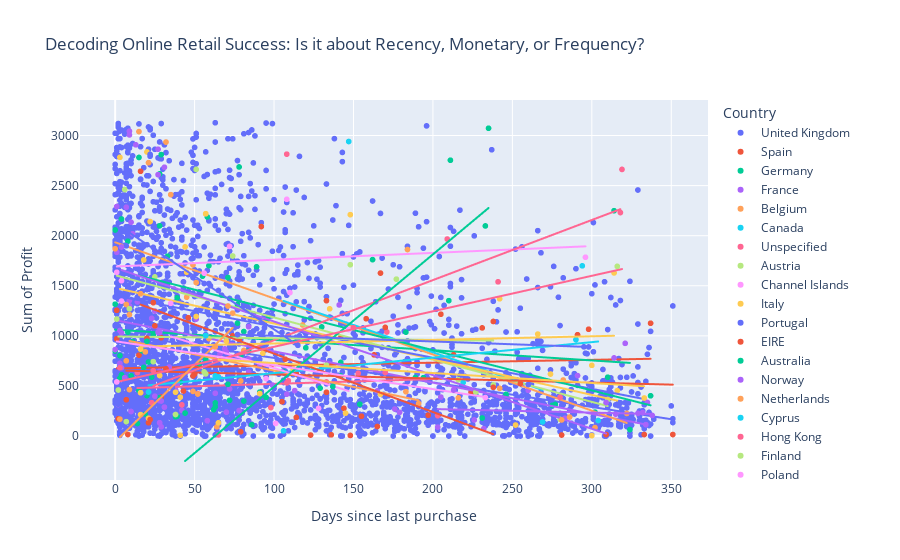

Source (notebook cell):
### Code cell
fig = px.scatter(df_viz, x="Days since last purchase", y="Sum of Profit",
	         color="Country", trendline="ols", title="Decoding Online Retail Success: Is it about Recency, Monetary, or Frequency?")
fig.show()

### Figure 1 — Plotly figure (JSON) as saved in the notebook; plotly's stock layout.template omitted (floating-point values rounded to 4 significant figures; data arrays with more than 128 entries replaced by an {"elided": "..."} marker saying what was removed)
{"data": [{"hovertemplate": "Country=United Kingdom<br>Days since last purchase=%{x}<br>Sum of Profit=%{y}<extra></extra>", "legendgroup": "United Kingdom", "marker": {"color": "#636efa", "symbol": "circle"}, "mode": "markers", "name": "United Kingdom", "showlegend": true, "type": "scattergl", "x": {"elided": "3260 int values"}, "xaxis": "x", "y": {"elided": "3260 float values"}, "yaxis": "y"}, {"hovertemplate": "<b>OLS trendline</b><br>Sum of Profit = -2.44737 * Days since last purchase + 1024.51<br>R<sup>2</sup>=0.101633<br><br>Country=United Kingdom<br>Days since last purchase=%{x}<br>Sum of Profit=%{y} <b>(trend)</b><extra></extra>", "legendgroup": "United Kingdom", "marker": {"color": "#636efa", "symbol": "circle"}, "mode": "lines", "name": "United Kingdom", "showlegend": false, "type": "scattergl", "x": {"elided": "3260 int values"}, "xaxis": "x", "y": {"elided": "3260 float values"}, "yaxis": "y"}, {"hovertemplate": "Country=Spain<br>Days since last purchase=%{x}<br>Sum of Profit=%{y}<extra></extra>", "legendgroup": "Spain", "marker": {"color": "#EF553B", "symbol": "circle"}, "mode": "markers", "name": "Spain", "showlegend": true, "type": "scattergl", "x": [1, 49, 1, 46, 231, 78, 29, 74, 72, 15, 142, 50, 224, 133, 43, 28, 29, 2, 155, 197, 165, 21, 337], "xaxis": "x", "y": [970.9, 599.6, 1255.0, 1182.0, 1079.0, 964.8, 981.2, 1000.0, 768.0, 807.8, 982.6, 618.3, 436.3, 1352.0, 449.4, 363.9, 389.7, 172.1, 197.9, 207.8, 95.2, 133.4, 1126], "yaxis": "y"}, {"hovertemplate": "<b>OLS trendline</b><br>Sum of Profit = 0.28475 * Days since last purchase + 675.157<br>R<sup>2</sup>=0.004103<br><br>Country=Spain<br>Days since last purchase=%{x}<br>Sum of Profit=%{y} <b>(trend)</b><extra></extra>", "legendgroup": "Spain", "marker": {"color": "#EF553B", "symbol": "circle"}, "mode": "lines", "name": "Spain", "showlegend": false, "type": "scattergl", "x": [1, 1, 2, 15, 21, 28, 29, 29, 43, 46, 49, 50, 72, 74, 78, 133, 142, 155, 165, 197, 224, 231, 337], "xaxis": "x", "y": [675.4, 675.4, 675.7, 679.4, 681.1, 683.1, 683.4, 683.4, 687.4, 688.3, 689.1, 689.4, 695.7, 696.2, 697.4, 713.0, 715.6, 719.3, 722.1, 731.3, 738.9, 740.9, 771.1], "yaxis": "y"}, {"hovertemplate": "Country=Germany<br>Days since last purchase=%{x}<br>Sum of Profit=%{y}<extra></extra>", "legendgroup": "Germany", "marker": {"color": "#00cc96", "symbol": "circle"}, "mode": "markers", "name": "Germany", "showlegend": true, "type": "scattergl", "x": [29, 314, 78, 0, 4, 58, 89, 233, 8, 211, 96, 33, 39, 0, 59, 28, 130, 8, 15, 77, 55, 79, 24, 3, 4, 120, 142, 142, 0, 10, 28, 41, 18, 53, 11, 3, 23, 106, 129, 194, 189, 77, 28, 246, 20, 63, 310, 57, 154, 277, 62, 72, 91, 81, 275, 14, 63, 302, 17, 39, 81, 183, 19, 38, 231, 324, 21], "xaxis": "x", "y": [2810.0, 2249.0, 2686.0, 2057.0, 2167.0, 2187.0, 1689.0, 2097.0, 1945.0, 2753.0, 1167.0, 1795.0, 1380.0, 1317.0, 1701.0, 2617.0, 1089.0, 1036.0, 454.9, 1127.0, 1596.0, 797.7, 1013.0, 803.3, 610.5, 880.9, 735.0, 599.7, 848.5, 602.0, 2099.0, 539, 686.0, 723.4, 943.2, 577.1, 588.3, 643.3, 477.9, 582.7, 584.6, 1312.0, 383.0, 415.7, 403.7, 292.4, 587.2, 764.5, 318.1, 315.6, 263.2, 356.6, 437.6, 348.7, 305.1, 125.2, 330.8, 238.8, 850.1, 197.7, 1043.0, 1037.0, 219, 192.7, 180.1, 64.25, 739.2], "yaxis": "y"}, {"hovertemplate": "<b>OLS trendline</b><br>Sum of Profit = -1.02376 * Days since last purchase + 1061.92<br>R<sup>2</sup>=0.016320<br><br>Country=Germany<br>Days since last purchase=%{x}<br>Sum of Profit=%{y} <b>(trend)</b><extra></extra>", "legendgroup": "Germany", "marker": {"color": "#00cc96", "symbol": "circle"}, "mode": "lines", "name": "Germany", "showlegend": false, "type": "scattergl", "x": [0, 0, 0, 3, 3, 4, 4, 8, 8, 10, 11, 14, 15, 17, 18, 19, 20, 21, 23, 24, 28, 28, 28, 29, 33, 38, 39, 39, 41, 53, 55, 57, 58, 59, 62, 63, 63, 72, 77, 77, 78, 79, 81, 81, 89, 91, 96, 106, 120, 129, 130, 142, 142, 154, 183, 189, 194, 211, 231, 233, 246, 275, 277, 302, 310, 314, 324], "xaxis": "x", "y": [1062.0, 1062.0, 1062.0, 1059.0, 1059.0, 1058.0, 1058.0, 1054.0, 1054.0, 1052.0, 1051.0, 1048.0, 1047.0, 1045.0, 1043.0, 1042.0, 1041.0, 1040.0, 1038.0, 1037.0, 1033.0, 1033.0, 1033.0, 1032.0, 1028.0, 1023.0, 1022.0, 1022.0, 1020.0, 1008.0, 1006.0, 1004.0, 1003.0, 1002.0, 998.4, 997.4, 997.4, 988.2, 983.1, 983.1, 982.1, 981.0, 979.0, 979.0, 970.8, 968.8, 963.6, 953.4, 939.1, 929.9, 928.8, 916.5, 916.5, 904.3, 874.6, 868.4, 863.3, 845.9, 825.4, 823.4, 810.1, 780.4, 778.3, 752.7, 744.6, 740.5, 730.2], "yaxis": "y"}, {"hovertemplate": "Country=France<br>Days since last purchase=%{x}<br>Sum of Profit=%{y}<extra></extra>", "legendgroup": "France", "marker": {"color": "#ab63fa", "symbol": "circle"}, "mode": "markers", "name": "France", "showlegend": true, "type": "scattergl", "x": [31, 27, 34, 9, 27, 1, 7, 1, 9, 14, 11, 9, 25, 3, 3, 25, 28, 84, 51, 10, 9, 4, 23, 0, 321, 70, 314, 4, 28, 66, 105, 69, 84, 84, 28, 39, 91, 291, 27, 72, 31, 226, 63, 6, 38, 113, 165, 232, 260, 108, 2, 70, 28, 176, 29, 78, 205, 335, 10, 58, 179, 315, 329, 334, 283, 29, 332], "xaxis": "x", "y": [2683.0, 2863.0, 689, 3043.0, 2609.0, 1834.0, 2284.0, 2291.0, 3006.0, 1339.0, 2019.0, 1353.0, 1248.0, 1053.0, 725.1, 397.9, 1033.0, 1091.0, 1167.0, 2134.0, 1299.0, 1031.0, 1175.0, 862.8, 925.4, 836.3, 779.6, 681.8, 353.0, 822.1, 641.1, 869.7, 769.4, 637.8, 646.7, 519.6, 716.4, 603.4, 1036.0, 470.1, 288.7, 160.5, 427.6, 582.1, 460.4, 453.0, 450.7, 73.5, 456.9, 418.1, 314.4, 238.2, 132.9, 269.4, 349.8, 254.2, 389.0, 334.9, 245.1, 153.1, 236.3, 218.4, 225.9, 114, 176.5, 91.68, 234], "yaxis": "y"}, {"hovertemplate": "<b>OLS trendline</b><br>Sum of Profit = -3.12155 * Days since last purchase + 1157.53<br>R<sup>2</sup>=0.189499<br><br>Country=France<br>Days since last purchase=%{x}<br>Sum of Profit=%{y} <b>(trend)</b><extra></extra>", "legendgroup": "France", "marker": {"color": "#ab63fa", "symbol": "circle"}, "mode": "lines", "name": "France", "showlegend": false, "type": "scattergl", "x": [0, 1, 1, 2, 3, 3, 4, 4, 6, 7, 9, 9, 9, 9, 10, 10, 11, 14, 23, 25, 25, 27, 27, 27, 28, 28, 28, 28, 29, 29, 31, 31, 34, 38, 39, 51, 58, 63, 66, 69, 70, 70, 72, 78, 84, 84, 84, 91, 105, 108, 113, 165, 176, 179, 205, 226, 232, 260, 283, 291, 314, 315, 321, 329, 332, 334, 335], "xaxis": "x", "y": [1158.0, 1154.0, 1154.0, 1151.0, 1148.0, 1148.0, 1145.0, 1145.0, 1139.0, 1136.0, 1129.0, 1129.0, 1129.0, 1129.0, 1126.0, 1126.0, 1123.0, 1114.0, 1086.0, 1079.0, 1079.0, 1073.0, 1073.0, 1073.0, 1070.0, 1070.0, 1070.0, 1070.0, 1067.0, 1067.0, 1061.0, 1061.0, 1051.0, 1039.0, 1036.0, 998.3, 976.5, 960.9, 951.5, 942.1, 939.0, 939.0, 932.8, 914.0, 895.3, 895.3, 895.3, 873.5, 829.8, 820.4, 804.8, 642.5, 608.1, 598.8, 517.6, 452.1, 433.3, 345.9, 274.1, 249.2, 177.4, 174.2, 155.5, 130.5, 121.2, 114.9, 111.8], "yaxis": "y"}, {"hovertemplate": "Country=Belgium<br>Days since last purchase=%{x}<br>Sum of Profit=%{y}<extra></extra>", "legendgroup": "Belgium", "marker": {"color": "#FFA15A", "symbol": "circle"}, "mode": "markers", "name": "Belgium", "showlegend": true, "type": "scattergl", "x": [15, 35, 0, 32, 21, 184, 45, 7, 57, 49, 118, 59, 7, 81, 79, 9, 282, 242, 216, 322, 286, 302], "xaxis": "x", "y": [3039.0, 2410.0, 1870.0, 2935.0, 2729.0, 1862.0, 1386.0, 1313.0, 2218.0, 1708.0, 1109.0, 972.8, 750.5, 854.2, 549.8, 1212.0, 559.1, 476.5, 381.1, 225.6, 189.9, 84.3], "yaxis": "y"}, {"hovertemplate": "<b>OLS trendline</b><br>Sum of Profit = -5.60235 * Days since last purchase + 1934<br>R<sup>2</sup>=0.465917<br><br>Country=Belgium<br>Days since last purchase=%{x}<br>Sum of Profit=%{y} <b>(trend)</b><extra></extra>", "legendgroup": "Belgium", "marker": {"color": "#FFA15A", "symbol": "circle"}, "mode": "lines", "name": "Belgium", "showlegend": false, "type": "scattergl", "x": [0, 7, 7, 9, 15, 21, 32, 35, 45, 49, 57, 59, 79, 81, 118, 184, 216, 242, 282, 286, 302, 322], "xaxis": "x", "y": [1934.0, 1895.0, 1895.0, 1884.0, 1850.0, 1816.0, 1755.0, 1738.0, 1682.0, 1659.0, 1615.0, 1603.0, 1491.0, 1480.0, 1273.0, 903.2, 723.9, 578.2, 354.1, 331.7, 242.1, 130.0], "yaxis": "y"}, {"hovertemplate": "Country=Canada<br>Days since last purchase=%{x}<br>Sum of Profit=%{y}<extra></extra>", "legendgroup": "Canada", "marker": {"color": "#19d3f3", "symbol": "circle"}, "mode": "markers", "name": "Canada", "showlegend": true, "type": "scattergl", "x": [147, 269, 106, 219], "xaxis": "x", "y": [2940.0, 140.5, 51.56, 534.2], "yaxis": "y"}, {"hovertemplate": "<b>OLS trendline</b><br>Sum of Profit = -5.45658 * Days since last purchase + 1927.43<br>R<sup>2</sup>=0.084655<br><br>Country=Canada<br>Days since last purchase=%{x}<br>Sum of Profit=%{y} <b>(trend)</b><extra></extra>", "legendgroup": "Canada", "marker": {"color": "#19d3f3", "symbol": "circle"}, "mode": "lines", "name": "Canada", "showlegend": false, "type": "scattergl", "x": [106, 147, 219, 269], "xaxis": "x", "y": [1349.0, 1125.0, 732.4, 459.6], "yaxis": "y"}, {"hovertemplate": "Country=Unspecified<br>Days since last purchase=%{x}<br>Sum of Profit=%{y}<extra></extra>", "legendgroup": "Unspecified", "marker": {"color": "#FF6692", "symbol": "circle"}, "mode": "markers", "name": "Unspecified", "showlegend": true, "type": "scattergl", "x": [133, 153, 98, 171, 14, 108, 109, 23, 203], "xaxis": "x", "y": [540.1, 626.9, 284.3, 1038.0, 632.5, 530.2, 552, 333.2, 203.2], "yaxis": "y"}, {"hovertemplate": "<b>OLS trendline</b><br>Sum of Profit = 0.483669 * Days since last purchase + 472.385<br>R<sup>2</sup>=0.015261<br><br>Country=Unspecified<br>Days since last purchase=%{x}<br>Sum of Profit=%{y} <b>(trend)</b><extra></extra>", "legendgroup": "Unspecified", "marker": {"color": "#FF6692", "symbol": "circle"}, "mode": "lines", "name": "Unspecified", "showlegend": false, "type": "scattergl", "x": [14, 23, 98, 108, 109, 133, 153, 171, 203], "xaxis": "x", "y": [479.2, 483.5, 519.8, 524.6, 525.1, 536.7, 546.4, 555.1, 570.6], "yaxis": "y"}, {"hovertemplate": "Country=Austria<br>Days since last purchase=%{x}<br>Sum of Profit=%{y}<extra></extra>", "legendgroup": "Austria", "marker": {"color": "#B6E880", "symbol": "circle"}, "mode": "markers", "name": "Austria", "showlegend": true, "type": "scattergl", "x": [51, 25, 133, 24, 227, 1, 216, 177, 310, 280], "xaxis": "x", "y": [2662.0, 1588.0, 707.1, 742.9, 438.0, 1168.0, 562.4, 1566.0, 364.6, 166.0], "yaxis": "y"}, {"hovertemplate": "<b>OLS trendline</b><br>Sum of Profit = -4.2131 * Days since last purchase + 1604.96<br>R<sup>2</sup>=0.398136<br><br>Country=Austria<br>Days since last purchase=%{x}<br>Sum of Profit=%{y} <b>(trend)</b><extra></extra>", "legendgroup": "Austria", "marker": {"color": "#B6E880", "symbol": "circle"}, "mode": "lines", "name": "Austria", "showlegend": false, "type": "scattergl", "x": [1, 24, 25, 51, 133, 177, 216, 227, 280, 310], "xaxis": "x", "y": [1601.0, 1504.0, 1500.0, 1390.0, 1045.0, 859.2, 694.9, 648.6, 425.3, 298.9], "yaxis": "y"}, {"hovertemplate": "Country=Channel Islands<br>Days since last purchase=%{x}<br>Sum of Profit=%{y}<extra></extra>", "legendgroup": "Channel Islands", "marker": {"color": "#FF97FF", "symbol": "circle"}, "mode": "markers", "name": "Channel Islands", "showlegend": true, "type": "scattergl", "x": [108, 72, 1, 4, 56, 296, 110], "xaxis": "x", "y": [2363.0, 1893.0, 1635.0, 1551.0, 1626.0, 1785.0, 1432], "yaxis": "y"}, {"hovertemplate": "<b>OLS trendline</b><br>Sum of Profit = 0.680143 * Days since last purchase + 1692.07<br>R<sup>2</sup>=0.048915<br><br>Country=Channel Islands<br>Days since last purchase=%{x}<br>Sum of Profit=%{y} <b>(trend)</b><extra></extra>", "legendgroup": "Channel Islands", "marker": {"color": "#FF97FF", "symbol": "circle"}, "mode": "lines", "name": "Channel Islands", "showlegend": false, "type": "scattergl", "x": [1, 4, 56, 72, 108, 110, 296], "xaxis": "x", "y": [1693.0, 1695.0, 1730.0, 1741.0, 1766.0, 1767.0, 1893.0], "yaxis": "y"}, {"hovertemplate": "Country=Italy<br>Days since last purchase=%{x}<br>Sum of Profit=%{y}<extra></extra>", "legendgroup": "Italy", "marker": {"color": "#FECB52", "symbol": "circle"}, "mode": "markers", "name": "Italy", "showlegend": true, "type": "scattergl", "x": [3, 20, 22, 18, 51, 266, 16, 316, 38, 16, 21, 300], "xaxis": "x", "y": [2782.0, 2836.0, 2141.0, 1758.0, 1193.0, 1018.0, 867.9, 452.8, 437.8, 213.9, 177.3, 4.5], "yaxis": "y"}, {"hovertemplate": "<b>OLS trendline</b><br>Sum of Profit = -3.56366 * Days since last purchase + 1479.63<br>R<sup>2</sup>=0.192912<br><br>Country=Italy<br>Days since last purchase=%{x}<br>Sum of Profit=%{y} <b>(trend)</b><extra></extra>", "legendgroup": "Italy", "marker": {"color": "#FECB52", "symbol": "circle"}, "mode": "lines", "name": "Italy", "showlegend": false, "type": "scattergl", "x": [3, 16, 16, 18, 20, 21, 22, 38, 51, 266, 300, 316], "xaxis": "x", "y": [1469.0, 1423.0, 1423.0, 1415.0, 1408.0, 1405.0, 1401.0, 1344.0, 1298.0, 531.7, 410.5, 353.5], "yaxis": "y"}, {"hovertemplate": "Country=Portugal<br>Days since last purchase=%{x}<br>Sum of Profit=%{y}<extra></extra>", "legendgroup": "Portugal", "marker": {"color": "#636efa", "symbol": "circle"}, "mode": "markers", "name": "Portugal", "showlegend": true, "type": "scattergl", "x": [4, 116, 1, 7, 22, 8, 59, 52, 44, 77, 260, 36, 167, 256, 334, 2, 18], "xaxis": "x", "y": [2389.0, 2792.0, 2848.0, 1899.0, 2811.0, 532.8, 892.5, 860.4, 307.2, 777.2, 514.9, 483.7, 494.3, 400.5, 545.5, 318.2, 430.5], "yaxis": "y"}, {"hovertemplate": "<b>OLS trendline</b><br>Sum of Profit = -3.10189 * Days since last purchase + 1401.98<br>R<sup>2</sup>=0.111506<br><br>Country=Portugal<br>Days since last purchase=%{x}<br>Sum of Profit=%{y} <b>(trend)</b><extra></extra>", "legendgroup": "Portugal", "marker": {"color": "#636efa", "symbol": "circle"}, "mode": "lines", "name": "Portugal", "showlegend": false, "type": "scattergl", "x": [1, 2, 4, 7, 8, 18, 22, 36, 44, 52, 59, 77, 116, 167, 256, 260, 334], "xaxis": "x", "y": [1399.0, 1396.0, 1390.0, 1380.0, 1377.0, 1346.0, 1334.0, 1290.0, 1265.0, 1241.0, 1219.0, 1163.0, 1042.0, 884.0, 607.9, 595.5, 365.9], "yaxis": "y"}, {"hovertemplate": "Country=EIRE<br>Days since last purchase=%{x}<br>Sum of Profit=%{y}<extra></extra>", "legendgroup": "EIRE", "marker": {"color": "#EF553B", "symbol": "circle"}, "mode": "markers", "name": "EIRE", "showlegend": true, "type": "scattergl", "x": [92, 25, 158, 163, 291, 205, 170, 107, 213, 298, 167, 255, 114, 133, 144, 7, 22, 79, 136, 8, 333, 281, 351, 309, 148, 123], "xaxis": "x", "y": [2091.0, 1101.0, 1171.0, 810.1, 1011.0, 1216.0, 1085.0, 767.0, 810.5, 1066.0, 1627.0, 523.1, 619.4, 436.8, 277.1, 362.0, 164.5, 42.7, 12.3, 15.3, 15, 10.2, 15, 15, 5.9, 9.9], "yaxis": "y"}, {"hovertemplate": "<b>OLS trendline</b><br>Sum of Profit = -0.405776 * Days since last purchase + 655.258<br>R<sup>2</sup>=0.004990<br><br>Country=EIRE<br>Days since last purchase=%{x}<br>Sum of Profit=%{y} <b>(trend)</b><extra></extra>", "legendgroup": "EIRE", "marker": {"color": "#EF553B", "symbol": "circle"}, "mode": "lines", "name": "EIRE", "showlegend": false, "type": "scattergl", "x": [7, 8, 22, 25, 79, 92, 107, 114, 123, 133, 136, 144, 148, 158, 163, 167, 170, 205, 213, 255, 281, 291, 298, 309, 333, 351], "xaxis": "x", "y": [652.4, 652.0, 646.3, 645.1, 623.2, 617.9, 611.8, 609.0, 605.3, 601.3, 600.1, 596.8, 595.2, 591.1, 589.1, 587.5, 586.3, 572.1, 568.8, 551.8, 541.2, 537.2, 534.3, 529.9, 520.1, 512.8], "yaxis": "y"}, {"hovertemplate": "Country=Australia<br>Days since last purchase=%{x}<br>Sum of Profit=%{y}<extra></extra>", "legendgroup": "Australia", "marker": {"color": "#00cc96", "symbol": "circle"}, "mode": "markers", "name": "Australia", "showlegend": true, "type": "scattergl", "x": [15, 71, 84, 162, 95, 71, 337], "xaxis": "x", "y": [2781.0, 1583.0, 847.1, 1761.0, 386.2, 516.6, 401.9], "yaxis": "y"}, {"hovertemplate": "<b>OLS trendline</b><br>Sum of Profit = -4.02262 * Days since last purchase + 1662.13<br>R<sup>2</sup>=0.222279<br><br>Country=Australia<br>Days since last purchase=%{x}<br>Sum of Profit=%{y} <b>(trend)</b><extra></extra>", "legendgroup": "Australia", "marker": {"color": "#00cc96", "symbol": "circle"}, "mode": "lines", "name": "Australia", "showlegend": false, "type": "scattergl", "x": [15, 71, 71, 84, 95, 162, 337], "xaxis": "x", "y": [1602.0, 1377.0, 1377.0, 1324.0, 1280.0, 1010.0, 306.5], "yaxis": "y"}, {"hovertemplate": "Country=Norway<br>Days since last purchase=%{x}<br>Sum of Profit=%{y}<extra></extra>", "legendgroup": "Norway", "marker": {"color": "#ab63fa", "symbol": "circle"}, "mode": "markers", "name": "Norway", "showlegend": true, "type": "scattergl", "x": [13, 4, 309, 99, 42], "xaxis": "x", "y": [2907.0, 1887.0, 334.4, 509.0, 256.4], "yaxis": "y"}, {"hovertemplate": "<b>OLS trendline</b><br>Sum of Profit = -5.35439 * Days since last purchase + 1678.76<br>R<sup>2</sup>=0.331612<br><br>Country=Norway<br>Days since last purchase=%{x}<br>Sum of Profit=%{y} <b>(trend)</b><extra></extra>", "legendgroup": "Norway", "marker": {"color": "#ab63fa", "symbol": "circle"}, "mode": "lines", "name": "Norway", "showlegend": false, "type": "scattergl", "x": [4, 13, 42, 99, 309], "xaxis": "x", "y": [1657.0, 1609.0, 1454.0, 1149.0, 24.26], "yaxis": "y"}, {"hovertemplate": "Country=Netherlands<br>Days since last purchase=%{x}<br>Sum of Profit=%{y}<extra></extra>", "legendgroup": "Netherlands", "marker": {"color": "#FFA15A", "symbol": "circle"}, "mode": "markers", "name": "Netherlands", "showlegend": true, "type": "scattergl", "x": [51, 16, 19, 183, 191, 9, 64], "xaxis": "x", "y": [1531.0, 1421.0, 840.2, 442.6, 324.9, 463.7, 91.85], "yaxis": "y"}, {"hovertemplate": "<b>OLS trendline</b><br>Sum of Profit = -3.25185 * Days since last purchase + 978.394<br>R<sup>2</sup>=0.209492<br><br>Country=Netherlands<br>Days since last purchase=%{x}<br>Sum of Profit=%{y} <b>(trend)</b><extra></extra>", "legendgroup": "Netherlands", "marker": {"color": "#FFA15A", "symbol": "circle"}, "mode": "lines", "name": "Netherlands", "showlegend": false, "type": "scattergl", "x": [9, 16, 19, 51, 64, 183, 191], "xaxis": "x", "y": [949.1, 926.4, 916.6, 812.5, 770.3, 383.3, 357.3], "yaxis": "y"}, {"hovertemplate": "Country=Cyprus<br>Days since last purchase=%{x}<br>Sum of Profit=%{y}<extra></extra>", "legendgroup": "Cyprus", "marker": {"color": "#19d3f3", "symbol": "circle"}, "mode": "markers", "name": "Cyprus", "showlegend": true, "type": "scattergl", "x": [21, 294, 63, 290, 304, 65], "xaxis": "x", "y": [439.7, 1699.0, 600.4, 962.1, 155.1, 589.0], "yaxis": "y"}, {"hovertemplate": "<b>OLS trendline</b><br>Sum of Profit = 1.54498 * Days since last purchase + 473.829<br>R<sup>2</sup>=0.152730<br><br>Country=Cyprus<br>Days since last purchase=%{x}<br>Sum of Profit=%{y} <b>(trend)</b><extra></extra>", "legendgroup": "Cyprus", "marker": {"color": "#19d3f3", "symbol": "circle"}, "mode": "lines", "name": "Cyprus", "showlegend": false, "type": "scattergl", "x": [21, 63, 65, 290, 294, 304], "xaxis": "x", "y": [506.3, 571.2, 574.3, 921.9, 928.1, 943.5], "yaxis": "y"}, {"hovertemplate": "Country=Hong Kong<br>Days since last purchase=%{x}<br>Sum of Profit=%{y}<extra></extra>", "legendgroup": "Hong Kong", "marker": {"color": "#FF6692", "symbol": "circle"}, "mode": "markers", "name": "Hong Kong", "showlegend": true, "type": "scattergl", "x": [209, 318, 108, 241, 52, 170, 42, 24, 65], "xaxis": "x", "y": [1966.0, 2231.0, 2814.0, 1540.0, 423.4, 634.0, 311.1, 652.2, 10.95], "yaxis": "y"}, {"hovertemplate": "<b>OLS trendline</b><br>Sum of Profit = 6.00146 * Days since last purchase + 356.283<br>R<sup>2</sup>=0.392385<br><br>Country=Hong Kong<br>Days since last purchase=%{x}<br>Sum of Profit=%{y} <b>(trend)</b><extra></extra>", "legendgroup": "Hong Kong", "marker": {"color": "#FF6692", "symbol": "circle"}, "mode": "lines", "name": "Hong Kong", "showlegend": false, "type": "scattergl", "x": [24, 42, 52, 65, 108, 170, 209, 241, 318], "xaxis": "x", "y": [500.3, 608.3, 668.4, 746.4, 1004.0, 1377.0, 1611.0, 1803.0, 2265.0], "yaxis": "y"}, {"hovertemplate": "Country=Finland<br>Days since last purchase=%{x}<br>Sum of Profit=%{y}<extra></extra>", "legendgroup": "Finland", "marker": {"color": "#B6E880", "symbol": "circle"}, "mode": "markers", "name": "Finland", "showlegend": true, "type": "scattergl", "x": [6, 9, 148, 57, 56, 74, 238, 2, 38, 7], "xaxis": "x", "y": [2461.0, 1271.0, 1710.0, 620.1, 640.5, 1797.0, 511.4, 459.6, 214.9, 144], "yaxis": "y"}, {"hovertemplate": "<b>OLS trendline</b><br>Sum of Profit = -0.171075 * Days since last purchase + 993.845<br>R<sup>2</sup>=0.000275<br><br>Country=Finland<br>Days since last purchase=%{x}<br>Sum of Profit=%{y} <b>(trend)</b><extra></extra>", "legendgroup": "Finland", "marker": {"color": "#B6E880", "symbol": "circle"}, "mode": "lines", "name": "Finland", "showlegend": false, "type": "scattergl", "x": [2, 6, 7, 9, 38, 56, 57, 74, 148, 238], "xaxis": "x", "y": [993.5, 992.8, 992.6, 992.3, 987.3, 984.3, 984.1, 981.2, 968.5, 953.1], "yaxis": "y"}, {"hovertemplate": "Country=Poland<br>Days since last purchase=%{x}<br>Sum of Profit=%{y}<extra></extra>", "legendgroup": "Poland", "marker": {"color": "#FF97FF", "symbol": "circle"}, "mode": "markers", "name": "Poland", "showlegend": true, "type": "scattergl", "x": [35, 147, 95, 128, 101], "xaxis": "x", "y": [1325.0, 1063.0, 572.2, 275.9, 125.9], "yaxis": "y"}, {"hovertemplate": "<b>OLS trendline</b><br>Sum of Profit = -4.85941 * Days since last purchase + 1164.2<br>R<sup>2</sup>=0.163639<br><br>Country=Poland<br>Days since last purchase=%{x}<br>Sum of Profit=%{y} <b>(trend)</b><extra></extra>", "legendgroup": "Poland", "marker": {"color": "#FF97FF", "symbol": "circle"}, "mode": "lines", "name": "Poland", "showlegend": false, "type": "scattergl", "x": [35, 95, 101, 128, 147], "xaxis": "x", "y": [994.1, 702.6, 673.4, 542.2, 449.9], "yaxis": "y"}, {"hovertemplate": "Country=Switzerland<br>Days since last purchase=%{x}<br>Sum of Profit=%{y}<extra></extra>", "legendgroup": "Switzerland", "marker": {"color": "#FECB52", "symbol": "circle"}, "mode": "markers", "name": "Switzerland", "showlegend": true, "type": "scattergl", "x": [45, 314, 41, 57, 44, 242, 135, 145, 70, 93, 112, 28, 300, 16, 167, 274, 41], "xaxis": "x", "y": [1636.0, 1628.0, 388.0, 2220.0, 1888.0, 1370.0, 1270.0, 228.1, 947.4, 826.9, 668.6, 604.4, 705.6, 432.6, 417.4, 618.6, 7.5], "yaxis": "y"}, {"hovertemplate": "<b>OLS trendline</b><br>Sum of Profit = 0.361324 * Days since last purchase + 887.586<br>R<sup>2</sup>=0.003322<br><br>Country=Switzerland<br>Days since last purchase=%{x}<br>Sum of Profit=%{y} <b>(trend)</b><extra></extra>", "legendgroup": "Switzerland", "marker": {"color": "#FECB52", "symbol": "circle"}, "mode": "lines", "name": "Switzerland", "showlegend": false, "type": "scattergl", "x": [16, 28, 41, 41, 44, 45, 57, 70, 93, 112, 135, 145, 167, 242, 274, 300, 314], "xaxis": "x", "y": [893.4, 897.7, 902.4, 902.4, 903.5, 903.8, 908.2, 912.9, 921.2, 928.1, 936.4, 940.0, 947.9, 975.0, 986.6, 996.0, 1001.0], "yaxis": "y"}, {"hovertemplate": "Country=Malta<br>Days since last purchase=%{x}<br>Sum of Profit=%{y}<extra></extra>", "legendgroup": "Malta", "marker": {"color": "#636efa", "symbol": "circle"}, "mode": "markers", "name": "Malta", "showlegend": true, "type": "scattergl", "x": [8, 115], "xaxis": "x", "y": [2040.0, 905.5], "yaxis": "y"}, {"hovertemplate": "<b>OLS trendline</b><br>Sum of Profit = -10.6048 * Days since last purchase + 2125.05<br>R<sup>2</sup>=1.000000<br><br>Country=Malta<br>Days since last purchase=%{x}<br>Sum of Profit=%{y} <b>(trend)</b><extra></extra>", "legendgroup": "Malta", "marker": {"color": "#636efa", "symbol": "circle"}, "mode": "lines", "name": "Malta", "showlegend": false, "type": "scattergl", "x": [8, 115], "xaxis": "x", "y": [2040.0, 905.5], "yaxis": "y"}, {"hovertemplate": "Country=Sweden<br>Days since last purchase=%{x}<br>Sum of Profit=%{y}<extra></extra>", "legendgroup": "Sweden", "marker": {"color": "#EF553B", "symbol": "circle"}, "mode": "markers", "name": "Sweden", "showlegend": true, "type": "scattergl", "x": [16, 24, 20, 32, 238, 105, 114], "xaxis": "x", "y": [2643.0, 1331.0, 976.2, 671.7, 486.1, 343.4, 185.9], "yaxis": "y"}, {"hovertemplate": "<b>OLS trendline</b><br>Sum of Profit = -5.82914 * Days since last purchase + 1405.38<br>R<sup>2</sup>=0.318238<br><br>Country=Sweden<br>Days since last purchase=%{x}<br>Sum of Profit=%{y} <b>(trend)</b><extra></extra>", "legendgroup": "Sweden", "marker": {"color": "#EF553B", "symbol": "circle"}, "mode": "lines", "name": "Sweden", "showlegend": false, "type": "scattergl", "x": [16, 20, 24, 32, 105, 114, 238], "xaxis": "x", "y": [1312.0, 1289.0, 1265.0, 1219.0, 793.3, 740.9, 18.04], "yaxis": "y"}, {"hovertemplate": "Country=Japan<br>Days since last purchase=%{x}<br>Sum of Profit=%{y}<extra></extra>", "legendgroup": "Japan", "marker": {"color": "#00cc96", "symbol": "circle"}, "mode": "markers", "name": "Japan", "showlegend": true, "type": "scattergl", "x": [235, 137, 44, 210, 86], "xaxis": "x", "y": [3072.0, 494.1, 229.6, 1351.0, 112.1], "yaxis": "y"}, {"hovertemplate": "<b>OLS trendline</b><br>Sum of Profit = 13.2223 * Days since last purchase + -830.939<br>R<sup>2</sup>=0.753342<br><br>Country=Japan<br>Days since last purchase=%{x}<br>Sum of Profit=%{y} <b>(trend)</b><extra></extra>", "legendgroup": "Japan", "marker": {"color": "#00cc96", "symbol": "circle"}, "mode": "lines", "name": "Japan", "showlegend": false, "type": "scattergl", "x": [44, 86, 137, 210, 235], "xaxis": "x", "y": [-249.2, 306.2, 980.5, 1946.0, 2276.0], "yaxis": "y"}, {"hovertemplate": "Country=European Community<br>Days since last purchase=%{x}<br>Sum of Profit=%{y}<extra></extra>", "legendgroup": "European Community", "marker": {"color": "#ab63fa", "symbol": "circle"}, "mode": "markers", "name": "European Community", "showlegend": true, "type": "scattergl", "x": [141], "xaxis": "x", "y": [1309.0], "yaxis": "y"}, {"hovertemplate": "Country=European Community<extra></extra>", "legendgroup": "European Community", "marker": {"color": "#ab63fa", "symbol": "circle"}, "mode": "lines", "name": "European Community", "showlegend": false, "type": "scattergl", "xaxis": "x", "yaxis": "y"}, {"hovertemplate": "Country=Denmark<br>Days since last purchase=%{x}<br>Sum of Profit=%{y}<extra></extra>", "legendgroup": "Denmark", "marker": {"color": "#FFA15A", "symbol": "circle"}, "mode": "markers", "name": "Denmark", "showlegend": true, "type": "scattergl", "x": [74, 71, 52, 3, 49, 63], "xaxis": "x", "y": [1227.0, 1298.0, 419.5, 168.9, 445.7, 891.4], "yaxis": "y"}, {"hovertemplate": "<b>OLS trendline</b><br>Sum of Profit = 15.3573 * Days since last purchase + -56.8508<br>R<sup>2</sup>=0.732576<br><br>Country=Denmark<br>Days since last purchase=%{x}<br>Sum of Profit=%{y} <b>(trend)</b><extra></extra>", "legendgroup": "Denmark", "marker": {"color": "#FFA15A", "symbol": "circle"}, "mode": "lines", "name": "Denmark", "showlegend": false, "type": "scattergl", "x": [3, 49, 52, 63, 71, 74], "xaxis": "x", "y": [-10.78, 695.7, 741.7, 910.7, 1034.0, 1080.0], "yaxis": "y"}, {"hovertemplate": "Country=RSA<br>Days since last purchase=%{x}<br>Sum of Profit=%{y}<extra></extra>", "legendgroup": "RSA", "marker": {"color": "#19d3f3", "symbol": "circle"}, "mode": "markers", "name": "RSA", "showlegend": true, "type": "scattergl", "x": [57], "xaxis": "x", "y": [1002.0], "yaxis": "y"}, {"hovertemplate": "Country=RSA<extra></extra>", "legendgroup": "RSA", "marker": {"color": "#19d3f3", "symbol": "circle"}, "mode": "lines", "name": "RSA", "showlegend": false, "type": "scattergl", "xaxis": "x", "yaxis": "y"}, {"hovertemplate": "Country=Greece<br>Days since last purchase=%{x}<br>Sum of Profit=%{y}<extra></extra>", "legendgroup": "Greece", "marker": {"color": "#FF6692", "symbol": "circle"}, "mode": "markers", "name": "Greece", "showlegend": true, "type": "scattergl", "x": [150, 3, 319, 280], "xaxis": "x", "y": [1081.0, 681.0, 2661.0, 387.3], "yaxis": "y"}, {"hovertemplate": "<b>OLS trendline</b><br>Sum of Profit = 3.54349 * Days since last purchase + 536.454<br>R<sup>2</sup>=0.249944<br><br>Country=Greece<br>Days since last purchase=%{x}<br>Sum of Profit=%{y} <b>(trend)</b><extra></extra>", "legendgroup": "Greece", "marker": {"color": "#FF6692", "symbol": "circle"}, "mode": "lines", "name": "Greece", "showlegend": false, "type": "scattergl", "x": [3, 150, 280, 319], "xaxis": "x", "y": [547.1, 1068.0, 1529.0, 1667.0], "yaxis": "y"}, {"hovertemplate": "Country=Lebanon<br>Days since last purchase=%{x}<br>Sum of Profit=%{y}<extra></extra>", "legendgroup": "Lebanon", "marker": {"color": "#B6E880", "symbol": "circle"}, "mode": "markers", "name": "Lebanon", "showlegend": true, "type": "scattergl", "x": [316], "xaxis": "x", "y": [1694.0], "yaxis": "y"}, {"hovertemplate": "Country=Lebanon<extra></extra>", "legendgroup": "Lebanon", "marker": {"color": "#B6E880", "symbol": "circle"}, "mode": "lines", "name": "Lebanon", "showlegend": false, "type": "scattergl", "xaxis": "x", "yaxis": "y"}, {"hovertemplate": "Country=USA<br>Days since last purchase=%{x}<br>Sum of Profit=%{y}<extra></extra>", "legendgroup": "USA", "marker": {"color": "#FF97FF", "symbol": "circle"}, "mode": "markers", "name": "USA", "showlegend": true, "type": "scattergl", "x": [4, 1, 233], "xaxis": "x", "y": [1347.0, 539.9, 383.9], "yaxis": "y"}, {"hovertemplate": "<b>OLS trendline</b><br>Sum of Profit = -2.39283 * Days since last purchase + 946.778<br>R<sup>2</sup>=0.379577<br><br>Country=USA<br>Days since last purchase=%{x}<br>Sum of Profit=%{y} <b>(trend)</b><extra></extra>", "legendgroup": "USA", "marker": {"color": "#FF97FF", "symbol": "circle"}, "mode": "lines", "name": "USA", "showlegend": false, "type": "scattergl", "x": [1, 4, 233], "xaxis": "x", "y": [944.4, 937.2, 389.2], "yaxis": "y"}, {"hovertemplate": "Country=Israel<br>Days since last purchase=%{x}<br>Sum of Profit=%{y}<extra></extra>", "legendgroup": "Israel", "marker": {"color": "#FECB52", "symbol": "circle"}, "mode": "markers", "name": "Israel", "showlegend": true, "type": "scattergl", "x": [148, 65, 91, 333, 252], "xaxis": "x", "y": [2210.0, 132.2, 423.7, 379.8, 110], "yaxis": "y"}, {"hovertemplate": "<b>OLS trendline</b><br>Sum of Profit = -0.993915 * Days since last purchase + 827.838<br>R<sup>2</sup>=0.016080<br><br>Country=Israel<br>Days since last purchase=%{x}<br>Sum of Profit=%{y} <b>(trend)</b><extra></extra>", "legendgroup": "Israel", "marker": {"color": "#FECB52", "symbol": "circle"}, "mode": "lines", "name": "Israel", "showlegend": false, "type": "scattergl", "x": [65, 91, 148, 252, 333], "xaxis": "x", "y": [763.2, 737.4, 680.7, 577.4, 496.9], "yaxis": "y"}, {"hovertemplate": "Country=United Arab Emirates<br>Days since last purchase=%{x}<br>Sum of Profit=%{y}<extra></extra>", "legendgroup": "United Arab Emirates", "marker": {"color": "#636efa", "symbol": "circle"}, "mode": "markers", "name": "United Arab Emirates", "showlegend": true, "type": "scattergl", "x": [77, 298], "xaxis": "x", "y": [1013.0, 889.2], "yaxis": "y"}, {"hovertemplate": "<b>OLS trendline</b><br>Sum of Profit = -0.560181 * Days since last purchase + 1056.17<br>R<sup>2</sup>=1.000000<br><br>Country=United Arab Emirates<br>Days since last purchase=%{x}<br>Sum of Profit=%{y} <b>(trend)</b><extra></extra>", "legendgroup": "United Arab Emirates", "marker": {"color": "#636efa", "symbol": "circle"}, "mode": "lines", "name": "United Arab Emirates", "showlegend": false, "type": "scattergl", "x": [77, 298], "xaxis": "x", "y": [1013.0, 889.2], "yaxis": "y"}, {"hovertemplate": "Country=Brazil<br>Days since last purchase=%{x}<br>Sum of Profit=%{y}<extra></extra>", "legendgroup": "Brazil", "marker": {"color": "#EF553B", "symbol": "circle"}, "mode": "markers", "name": "Brazil", "showlegend": true, "type": "scattergl", "x": [238], "xaxis": "x", "y": [1144.0], "yaxis": "y"}, {"hovertemplate": "Country=Brazil<extra></extra>", "legendgroup": "Brazil", "marker": {"color": "#EF553B", "symbol": "circle"}, "mode": "lines", "name": "Brazil", "showlegend": false, "type": "scattergl", "xaxis": "x", "yaxis": "y"}, {"hovertemplate": "Country=Czech Republic<br>Days since last purchase=%{x}<br>Sum of Profit=%{y}<extra></extra>", "legendgroup": "Czech Republic", "marker": {"color": "#00cc96", "symbol": "circle"}, "mode": "markers", "name": "Czech Republic", "showlegend": true, "type": "scattergl", "x": [20], "xaxis": "x", "y": [945.8], "yaxis": "y"}, {"hovertemplate": "Country=Czech Republic<extra></extra>", "legendgroup": "Czech Republic", "marker": {"color": "#00cc96", "symbol": "circle"}, "mode": "lines", "name": "Czech Republic", "showlegend": false, "type": "scattergl", "xaxis": "x", "yaxis": "y"}, {"hovertemplate": "Country=Bahrain<br>Days since last purchase=%{x}<br>Sum of Profit=%{y}<extra></extra>", "legendgroup": "Bahrain", "marker": {"color": "#ab63fa", "symbol": "circle"}, "mode": "markers", "name": "Bahrain", "showlegend": true, "type": "scattergl", "x": [213, 203, 338], "xaxis": "x", "y": [459.4, 89, 205.7], "yaxis": "y"}, {"hovertemplate": "<b>OLS trendline</b><br>Sum of Profit = -0.360636 * Days since last purchase + 342.02<br>R<sup>2</sup>=0.020521<br><br>Country=Bahrain<br>Days since last purchase=%{x}<br>Sum of Profit=%{y} <b>(trend)</b><extra></extra>", "legendgroup": "Bahrain", "marker": {"color": "#ab63fa", "symbol": "circle"}, "mode": "lines", "name": "Bahrain", "showlegend": false, "type": "scattergl", "x": [203, 213, 338], "xaxis": "x", "y": [268.8, 265.2, 220.1], "yaxis": "y"}, {"hovertemplate": "Country=Saudi Arabia<br>Days since last purchase=%{x}<br>Sum of Profit=%{y}<extra></extra>", "legendgroup": "Saudi Arabia", "marker": {"color": "#FFA15A", "symbol": "circle"}, "mode": "markers", "name": "Saudi Arabia", "showlegend": true, "type": "scattergl", "x": [281], "xaxis": "x", "y": [160.7], "yaxis": "y"}, {"hovertemplate": "Country=Saudi Arabia<extra></extra>", "legendgroup": "Saudi Arabia", "marker": {"color": "#FFA15A", "symbol": "circle"}, "mode": "lines", "name": "Saudi Arabia", "showlegend": false, "type": "scattergl", "xaxis": "x", "yaxis": "y"}], "layout": {"legend": {"title": {"text": "Country"}, "tracegroupgap": 0}, "title": {"text": "Decoding Online Retail Success: Is it about Recency, Monetary, or Frequency?"}, "xaxis": {"anchor": "y", "domain": [0, 1], "title": {"text": "Days since last purchase"}}, "yaxis": {"anchor": "x", "domain": [0, 1], "title": {"text": "Sum of Profit"}}}}
